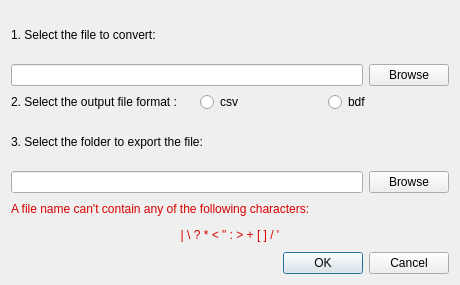
<?xml version="1.0" encoding="UTF-8"?>
<ui version="4.0">
 <class>Dialog</class>
 <widget class="QDialog" name="Dialog">
  <property name="geometry">
   <rect>
    <x>0</x>
    <y>0</y>
    <width>460</width>
    <height>285</height>
   </rect>
  </property>
  <property name="windowTitle">
   <string>Dialog</string>
  </property>
  <layout class="QVBoxLayout" name="verticalLayout">
   <item>
    <widget class="QLabel" name="lbl_step2">
     <property name="text">
      <string>1. Select the file to convert:</string>
     </property>
    </widget>
   </item>
   <item>
    <layout class="QHBoxLayout" name="layout_folder_browse">
     <item>
      <widget class="QLineEdit" name="input_filepath"/>
     </item>
     <item>
      <widget class="QPushButton" name="btn_browse_bin">
       <property name="text">
        <string>Browse</string>
       </property>
      </widget>
     </item>
    </layout>
   </item>
   <item>
    <layout class="QHBoxLayout" name="layout_file_format">
     <item>
      <widget class="QLabel" name="lbl_step1_2">
       <property name="text">
        <string>2. Select the output file format :     </string>
       </property>
      </widget>
     </item>
     <item>
      <widget class="QRadioButton" name="rdbtn_csv">
       <property name="text">
        <string>csv</string>
       </property>
      </widget>
     </item>
     <item>
      <widget class="QRadioButton" name="rdbtn_edf">
       <property name="text">
        <string>bdf</string>
       </property>
      </widget>
     </item>
    </layout>
   </item>
   <item>
    <widget class="QLabel" name="lbl_step2_2">
     <property name="text">
      <string>3. Select the folder to export the file:</string>
     </property>
    </widget>
   </item>
   <item>
    <layout class="QHBoxLayout" name="layout_folder_browse_2">
     <item>
      <widget class="QLineEdit" name="input_dest_folder"/>
     </item>
     <item>
      <widget class="QPushButton" name="btn_browse_dest_folder">
       <property name="text">
        <string>Browse</string>
       </property>
      </widget>
     </item>
    </layout>
   </item>
   <item>
    <widget class="QLabel" name="warning_label">
     <property name="minimumSize">
      <size>
       <width>0</width>
       <height>0</height>
      </size>
     </property>
     <property name="text">
      <string>&lt;html&gt;&lt;head/&gt;&lt;body&gt;&lt;p&gt;&lt;span style=&quot; color:#d90000;&quot;&gt;A file name can't contain any of the following characters:&lt;/span&gt;&lt;/p&gt;&lt;p align=&quot;center&quot;&gt;&lt;span style=&quot; color:#d90000;&quot;&gt;| \ ? * &amp;lt; &amp;quot; : &amp;gt; + [ ] / '&lt;/span&gt;&lt;/p&gt;&lt;/body&gt;&lt;/html&gt;</string>
     </property>
     <property name="wordWrap">
      <bool>true</bool>
     </property>
    </widget>
   </item>
   <item>
    <layout class="QHBoxLayout" name="horizontalLayout">
     <item>
      <spacer name="horizontalSpacer">
       <property name="orientation">
        <enum>Qt::Horizontal</enum>
       </property>
       <property name="sizeType">
        <enum>QSizePolicy::Fixed</enum>
       </property>
       <property name="sizeHint" stdset="0">
        <size>
         <width>54</width>
         <height>0</height>
        </size>
       </property>
      </spacer>
     </item>
    </layout>
   </item>
   <item>
    <widget class="QDialogButtonBox" name="buttonBox">
     <property name="orientation">
      <enum>Qt::Horizontal</enum>
     </property>
     <property name="standardButtons">
      <set>QDialogButtonBox::Cancel|QDialogButtonBox::Ok</set>
     </property>
    </widget>
   </item>
  </layout>
 </widget>
 <resources/>
 <connections>
  <connection>
   <sender>buttonBox</sender>
   <signal>accepted()</signal>
   <receiver>Dialog</receiver>
   <slot>accept()</slot>
   <hints>
    <hint type="sourcelabel">
     <x>248</x>
     <y>254</y>
    </hint>
    <hint type="destinationlabel">
     <x>157</x>
     <y>274</y>
    </hint>
   </hints>
  </connection>
  <connection>
   <sender>buttonBox</sender>
   <signal>rejected()</signal>
   <receiver>Dialog</receiver>
   <slot>reject()</slot>
   <hints>
    <hint type="sourcelabel">
     <x>316</x>
     <y>260</y>
    </hint>
    <hint type="destinationlabel">
     <x>286</x>
     <y>274</y>
    </hint>
   </hints>
  </connection>
 </connections>
</ui>
